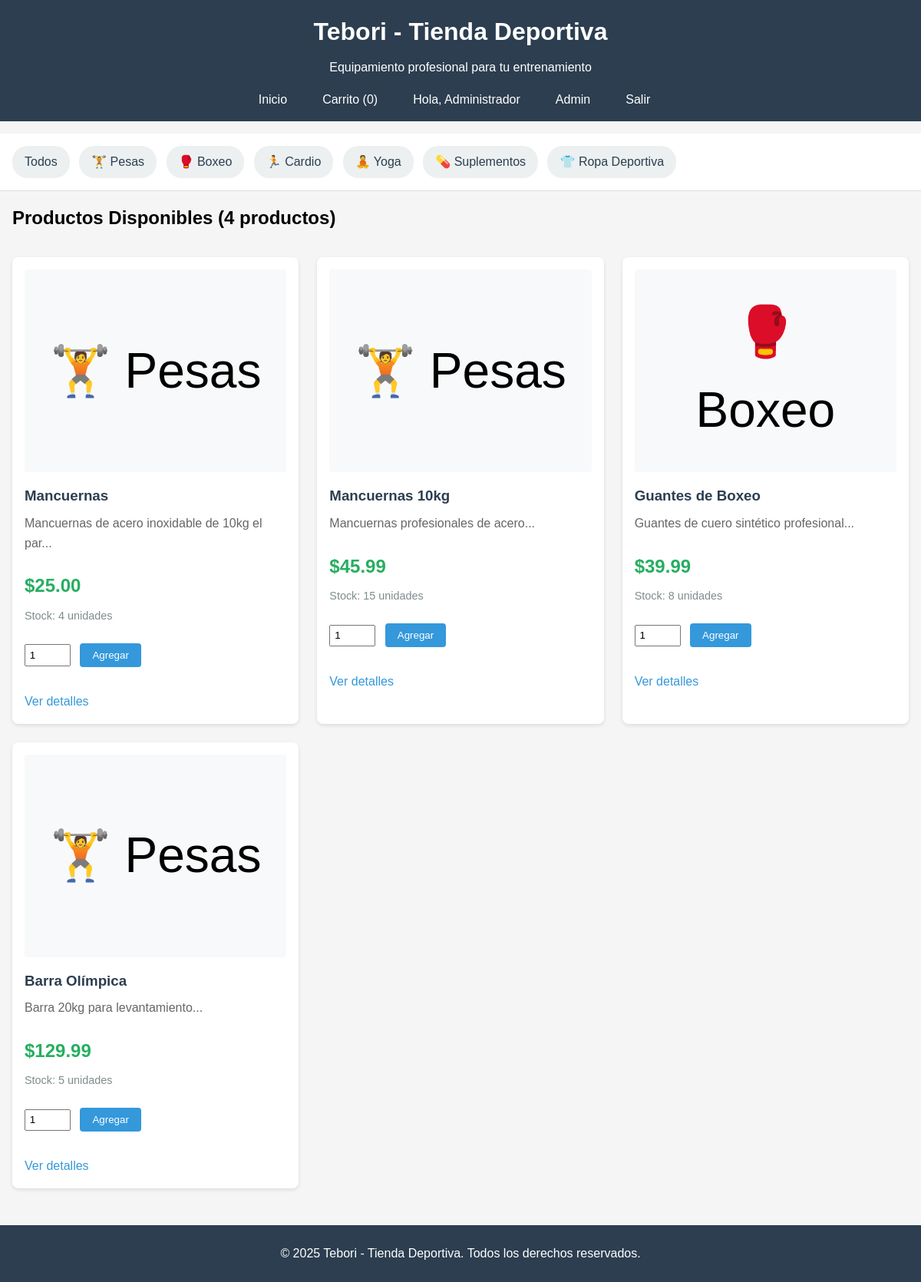
/index.php (signed in), run on the app's committed database.
### tables this page shows
CREATE TABLE `usuarios` (
  `id` int(11) NOT NULL,
  `nombre` varchar(100) NOT NULL,
  `email` varchar(100) NOT NULL,
  `password` varchar(255) NOT NULL,
  `rol` enum('admin','cliente') DEFAULT 'cliente',
  `fecha_registro` timestamp NOT NULL DEFAULT current_timestamp()
);

CREATE TABLE `productos` (
  `id` int(11) NOT NULL,
  `nombre` varchar(200) NOT NULL,
  `descripcion` text DEFAULT NULL,
  `precio` decimal(10,2) NOT NULL,
  `categoria` varchar(50) NOT NULL,
  `stock` int(11) DEFAULT 0,
  `imagen` varchar(255) DEFAULT 'default.jpg',
  `fecha_creacion` timestamp NOT NULL DEFAULT current_timestamp(),
  `activo` tinyint(1) DEFAULT 1
);

### datos.php (called while the page is built, shortened)
<?php
$database = new Database();
$conn = $database->getConnection();
$categorias = array(
    'pesas' => '🏋️ Pesas',
    'boxeo' => '🥊 Boxeo',
    'cardio' => '🏃 Cardio',
    'yoga' => '🧘 Yoga',
    'suplementos' => '💊 Suplementos',
    'ropa' => '👕 Ropa Deportiva'
);
function obtenerProductos($conn, $categoria_filtro = null) {
    $query = "SELECT * FROM productos WHERE activo = 1";
    $query .= " ORDER BY fecha_creacion DESC";
    $stmt = $conn->prepare($query);
    $stmt->execute();
    return $stmt->fetchAll(PDO::FETCH_ASSOC);
}
$productos_array = obtenerProductos($conn);
if (isset($_SESSION['usuario_id'])) {
    $query = "SELECT * FROM usuarios WHERE id = :id";
    $stmt = $conn->prepare($query);
    $stmt->bindParam(':id', $_SESSION['usuario_id']);
    $stmt->execute();
    if ($stmt->rowCount() > 0) {
        $usuario = $stmt->fetch(PDO::FETCH_ASSOC);
        $usuario_logueado = true;
        $usuario_nombre = $usuario['nombre'];
        $usuario_rol = $usuario['rol'];
    } else {
        unset($_SESSION['usuario_id']);
        unset($_SESSION['usuario_nombre']);
        unset($_SESSION['usuario_rol']);
    }
}
$total_carrito = 0;
?>

### index.php (the view, shortened to what this page needs)
<?php
include 'datos.php';
$categoria_filtro = $_GET['categoria'] ?? null;
$productos_array = obtenerProductos($conn, $categoria_filtro);
?>
<!DOCTYPE html>
<html lang="es">
<head>
    <link rel="stylesheet" href="estilo.css">
</head>
<body>
    <div class="encabezado" style="text-align:center;">
        <h1 >Tebori - Tienda Deportiva</h1>
        <p>Equipamiento profesional para tu entrenamiento</p>
        <div class="menu">
            <a href="index.php">Inicio</a>
            <a href="carrito.php">Carrito (<?php echo $total_carrito; ?>)</a>
            <?php if ($usuario_logueado): ?>
                <span>Hola, <?php echo $usuario_nombre; ?></span>
                <?php if ($usuario_rol == 'admin'): ?>
                    <a href="admin.php">Admin</a>
                <?php endif; ?>
                <a href="logout.php">Salir</a>
            <?php else: ?>
                <a href="login.php">Ingresar</a>
                <a href="registro.php">Registrarse</a>
            <?php endif; ?>
        </div>
    </div>
    <div class="categorias">
        <a href="index.php">Todos</a>
        <?php foreach ($categorias as $clave => $nombre): ?>
            <a href="index.php?categoria=<?php echo $clave; ?>"
               class="<?php echo ($categoria_filtro == $clave) ? 'activa' : ''; ?>">
                <?php echo $nombre; ?>
            </a>
        <?php endforeach; ?>
    </div>
    <div class="contenedor">
        <h2>Productos Disponibles (<?php echo count($productos_array); ?> productos)</h2>
        <?php if (empty($productos_array)): ?>
            <div class="aviso">
                <p>No hay productos disponibles en esta categoría.</p>
                <?php if ($usuario_rol == 'admin'): ?>
                    <a href="admin.php">Agregar productos desde el panel admin</a>
                <?php endif; ?>
            </div>
        <?php else: ?>
            <div class="productos">
                <?php foreach ($productos_array as $producto): ?>
                    <div class="producto">
                        <div class="producto-imagen">
                            <?php
                            if ($producto['imagen'] && file_exists('uploads/' . $producto['imagen'])):
                            ?>
                                <img src="uploads/<?php echo $producto['imagen']; ?>"
                                     alt="<?php echo htmlspecialchars($producto['nombre']); ?>">
                            <?php else: ?>
                                <div class="icono-categoria">
                                    <?php echo $categorias[$producto['categoria']] ?? '🎯'; ?>
                                </div>
                            <?php endif; ?>
                        </div>
                        <div class="producto-info">
                            <h3><?php echo htmlspecialchars($producto['nombre']); ?></h3>
                            <p class="descripcion"><?php echo htmlspecialchars(substr($producto['descripcion'], 0, 100)) . '...'; ?></p>
                            <p class="precio">$<?php echo number_format($producto['precio'], 2); ?></p>
                            <p class="stock <?php echo ($producto['stock'] > 0) ? 'con-stock' : 'sin-stock'; ?>">
                                Stock: <?php echo $producto['stock']; ?> unidades
                            </p>
                            <?php if ($producto['stock'] > 0): ?>
                                <form action="agregar_carrito.php" method="POST">
                                    <div class="form-carrito">
                                        <input type="number" name="cantidad" value="1" min="1" max="<?php echo $producto['stock']; ?>">
                                        <button type="submit">Agregar</button>
                                    </div>
                                </form>
                            <?php else: ?>
                                <p class="sin-stock">Sin stock</p>
                            <?php endif; ?>
                            <a href="ver_producto.php?id=<?php echo $producto['id']; ?>" class="ver-mas">
                                Ver detalles
                            </a>
                        </div>
                    </div>
                <?php endforeach; ?>
            </div>
        <?php endif; ?>
    </div>
    <div class="pie">
        <p>&copy; <?php echo date('Y'); ?> Tebori - Tienda Deportiva. Todos los derechos reservados.</p>
    </div>
</body>
</html>

### estilo.css (style rules this page uses)
* { margin: 0; padding: 0; box-sizing: border-box; }
body { font-family: Arial, sans-serif; line-height: 1.6; background: #f5f5f5; }
.encabezado { background: #2c3e50; color: white; padding: 1rem; margin-bottom: 1rem; }
.encabezado h1 { margin-bottom: 0.5rem; }
.menu { margin-top: 1rem; }
.menu a, .menu span { color: white; margin-right: 1rem; text-decoration: none; padding: 0.3rem 0.8rem; border-radius: 4px; }
.categorias { background: white; padding: 1rem; border-bottom: 1px solid #ddd; margin-bottom: 1rem; }
.categorias a { display: inline-block; background: #ecf0f1; color: #2c3e50; padding: 0.5rem 1rem; margin-right: 0.5rem; border-radius: 20px; text-decoration: none; }
.contenedor { max-width: 1200px; margin: 0 auto; padding: 0 1rem; }
.productos { display: grid; grid-template-columns: repeat(auto-fill, minmax(300px, 1fr)); gap: 1.5rem; margin: 2rem 0; }
.producto { background: white; border-radius: 8px; overflow: hidden; box-shadow: 0 2px 5px rgba(0,0,0,0.1); padding: 1rem; }
.producto-imagen { font-size: 3rem; text-align: center; background: #f8f9fa; padding: 2rem; margin-bottom: 1rem; border-radius: 4px; }
.producto-info h3 { margin-bottom: 0.5rem; color: #2c3e50; }
.precio { font-size: 1.5rem; font-weight: bold; color: #27ae60; margin: 0.5rem 0; }
.stock { color: #7f8c8d; font-size: 0.9rem; margin-bottom: 1rem; }
.producto form { margin: 1rem 0; }
.producto input[type="number"] { width: 60px; padding: 0.3rem; margin-right: 0.5rem; }
.producto button { background: #3498db; color: white; border: none; padding: 0.5rem 1rem; border-radius: 4px; cursor: pointer; }
.ver-mas { display: inline-block; color: #3498db; text-decoration: none; margin-top: 0.5rem; }
.descripcion { color: #666; margin-bottom: 1.5rem; line-height: 1.6; }
.form-carrito { margin: 1.5rem 0; }
.pie { background: #2c3e50; color: white; text-align: center; padding: 1.5rem; margin-top: 3rem; }
.icono-categoria { width: 100%; height: 200px; display: flex; align-items: center; justify-content: center; font-size: 4rem; background: #f8f9fa; border-radius: 8px 8px 0 0; }

### data on the page
usuarios: nombre "Administrador"
productos: categoria "🏋️ Pesas", nombre "Mancuernas", descripcion "Mancuernas de acero inoxidable de 10kg el par", precio "25.00", stock "4"
productos: categoria "🏋️ Pesas", nombre "Mancuernas 10kg", descripcion "Mancuernas profesionales de acero", precio "45.99", stock "15"
productos: categoria "🥊 Boxeo", nombre "Guantes de Boxeo", descripcion "Guantes de cuero sintético profesional", precio "39.99", stock "8"
productos: categoria "🏋️ Pesas", nombre "Barra Olímpica", descripcion "Barra 20kg para levantamiento", precio "129.99", stock "5"

### other printed values
$total_carrito "0"
$nombre "🏋️ Pesas"
$nombre "🥊 Boxeo"
$nombre "🏃 Cardio"
$nombre "🧘 Yoga"
$nombre "💊 Suplementos"
$nombre "👕 Ropa Deportiva"
count($productos_array) "4"
